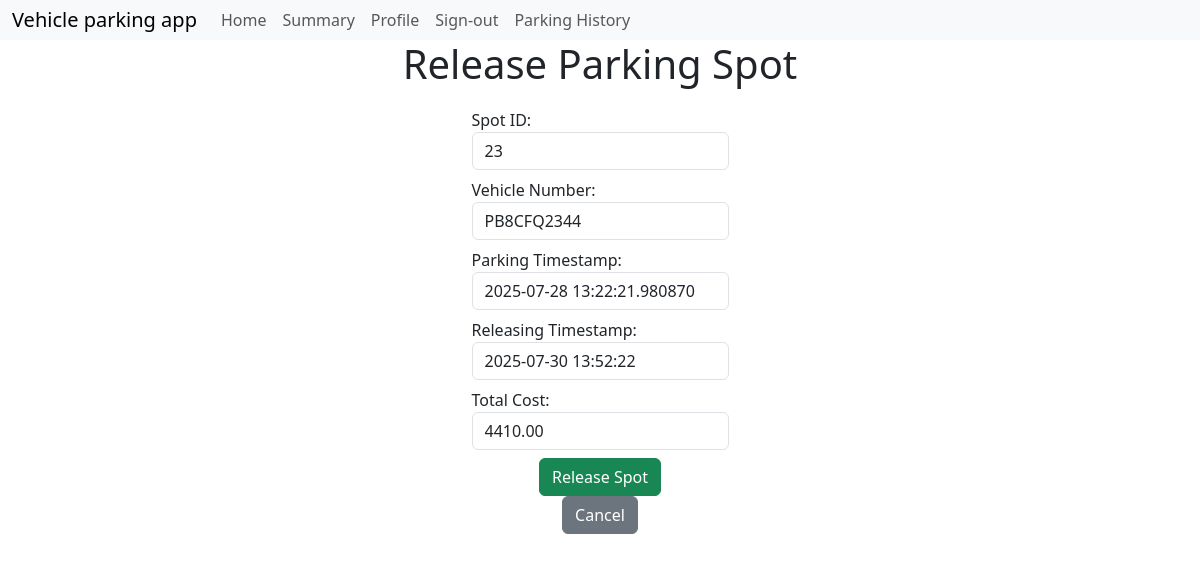
The page /leave_spot/4 (signed in) on the database its author committed.
### models.py (models this page shows)
class Parkingspace(db.Model):
    __tablename__='parking_space'
    id=db.Column(db.Integer,primary_key=True)
    lot_id=db.Column(db.Integer,db.ForeignKey('parking_lot.id'),nullable=False)
    status=db.Column(db.String(16),nullable=False)
    reservations=db.relationship('Reserveparkingspot',backref='parkingspace',lazy=True)

class Reserveparkingspot(db.Model):
    __tablename__='reserve_parking_spot'
    id=db.Column(db.Integer,primary_key=True)
    lot_id=db.Column(db.Integer,db.ForeignKey('parking_lot.id'),nullable=False)
    spot_id=db.Column(db.Integer,db.ForeignKey('parking_space.id'),nullable=False)
    user_id=db.Column(db.Integer,db.ForeignKey('user.id'),nullable=False)
    vehicle_number=db.Column(db.String(16),nullable=False)
    parking_timestamp=db.Column(db.DateTime,nullable=False)
    leaving_timestamp=db.Column(db.DateTime,nullable=True)
    parking_cost=db.Column(db.Integer,nullable=True)
    parkinglot=db.relationship('Parkinglot',backref='reservations',lazy=True)

class Parkinglot(db.Model):
    __tablename__='parking_lot'
    id=db.Column(db.Integer,primary_key=True)
    primary_location_name=db.Column(db.String(64),unique=True,nullable=False)
    price=db.Column(db.Integer,nullable=False)
    address=db.Column(db.String(128),nullable=False)
    pin_code=db.Column(db.Integer,nullable=False)
    maximum_number_of_spots=db.Column(db.Integer,nullable=False)
    spaces=db.relationship('Parkingspace',backref='parkinglot',cascade='all, delete-orphan',lazy='dynamic')

### routes.py (the view)
@app.route('/leave_spot/<int:reservation_id>')
@auth_required
def leave_spot(reservation_id):
    reservation = Reserveparkingspot.query.get(reservation_id)
    curr_time = datetime.now()
    if not reservation:
        flash('Reservation does not exist')
    return render_template('parking_spot/leave_spot.html', user=User.query.get(session['user_id']), reservation=reservation, spot=Parkingspace.query.get(reservation.spot_id), lot=Parkinglot.query.get(reservation.lot_id),curr_time=curr_time)

### routes.py (called while the page is built)
def auth_required(func):
    @wraps(func)
    def inner(*args, **kwargs):
        if 'user_id' not in session:
            flash('You need to sign-in first')
            return redirect(url_for('signin'))
        return func(*args, **kwargs)
    return inner

### templates/parking_spot/leave_spot.html (shortened to what this page needs)
{% extends 'layout.html' %}
{% block content %}
  <h1>Release Parking Spot</h1>
  <form method="POST" class="form" action="{{ url_for('leave_spot', reservation_id=reservation.id) }}">
    <label for="name"  class="form-label">Spot ID:
        <input type="text" name="spot_id" id="spot_id" class="form-control"  readonly value="{{spot.id}}" >
    </label>
    <label for="name" class="form-label">Vehicle Number:
      <input type="text" name="vehicle_number" id="vehicle_number" class="form-control" readonly value="{{reservation.vehicle_number}}">
    </label>
    <label for="name" class="form-label">Parking Timestamp:
      <input type="text" name="parking_timestamp" id="parking_timestamp" class="form-control" readonly value="{{reservation.parking_timestamp}}">
    </label>
    <label for="name" class="form-label">Releasing Timestamp:
      <input type="text" name="leaving_timestamp" id="leaving_timestamp" class="form-control" readonly value="{{curr_time}}">
    </label>
    <label for="name" class="form-label">Total Cost:
      {% set hours = ((curr_time - reservation.parking_timestamp).total_seconds() / 3600)|round(0,'ceil') %}
      {% set round_hours = hours|round(0,'ceil') %}
      {% set billed_hours=1 if round_hours < 1 else round_hours %}
      <input type="text" name="parking_cost" id="parking_cost" class="form-control" readonly value="{{'%.2f' % (billed_hours * lot.price)}}">
    </label>
    <button type="submit" class="btn btn-success">Release Spot</button>
    <a href="{{ url_for('parked_history') }}" class="btn btn-secondary">Cancel</a>
    </form>
{% endblock %}

### templates/layout.html (style rules this page uses)
body { padding:0; margin:0; }

### templates/parking_spot/leave_spot.html (style rules this page uses)
h1 { text-align:center; }
.form { margin-top:20px; display:flex; flex-direction:column; align-items:center; }

### rows shown on the page
Parkingspace: spot_id "23"
Reserveparkingspot: vehicle_number "PB8CFQ2344", parking_timestamp "2025-07-28 13:22:21.980870"
Parkinglot: parking_cost "4410.00"
